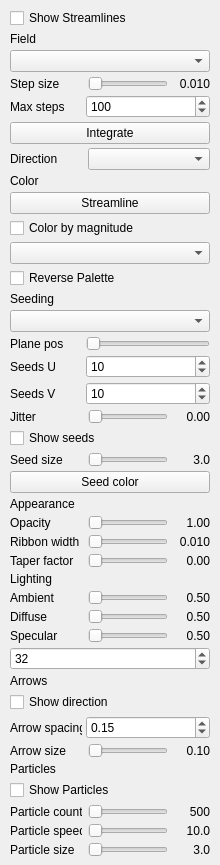
<?xml version="1.0" encoding="UTF-8"?>
<ui version="4.0">
 <class>StreamlinesPage</class>
 <widget class="QWidget" name="StreamlinesPage">
  <property name="geometry">
   <rect>
    <x>0</x>
    <y>0</y>
    <width>220</width>
    <height>400</height>
   </rect>
  </property>
  <layout class="QVBoxLayout" name="verticalLayout">
   <property name="spacing">
    <number>4</number>
   </property>
   <property name="leftMargin">
    <number>10</number>
   </property>
   <property name="topMargin">
    <number>8</number>
   </property>
   <property name="rightMargin">
    <number>10</number>
   </property>
   <property name="bottomMargin">
    <number>8</number>
   </property>
   <item>
    <widget class="QCheckBox" name="showCb">
     <property name="text">
      <string>Show Streamlines</string>
     </property>
    </widget>
   </item>
   <item>
    <widget class="QWidget" name="optionsGroup" native="true">
     <layout class="QVBoxLayout" name="optionsLayout">
      <property name="spacing">
       <number>4</number>
      </property>
      <property name="leftMargin">
       <number>0</number>
      </property>
      <property name="topMargin">
       <number>0</number>
      </property>
      <property name="rightMargin">
       <number>0</number>
      </property>
      <property name="bottomMargin">
       <number>0</number>
      </property>
      <item>
       <widget class="QLabel" name="fieldHeader">
        <property name="text">
         <string>Field</string>
        </property></widget>
      </item>
      <item>
       <widget class="QComboBox" name="streamlineCombo"/>
      </item>
      <item>
       <widget class="QWidget" name="stepSizeRow">
        <layout class="QHBoxLayout" name="stepSizeLayout">
         <property name="spacing"><number>6</number></property>
         <property name="leftMargin"><number>0</number></property>
         <property name="topMargin"><number>0</number></property>
         <property name="rightMargin"><number>0</number></property>
         <property name="bottomMargin"><number>0</number></property>
         <item>
          <widget class="QLabel" name="stepSizeLabel">
           <property name="text"><string>Step size</string></property>
           <property name="minimumSize"><size><width>72</width><height>0</height></size></property>
           <property name="maximumSize"><size><width>72</width><height>16777215</height></size></property><property name="alignment"><set>Qt::AlignLeft|Qt::AlignVCenter</set></property>
          </widget>
         </item>
         <item>
          <widget class="QSlider" name="stepSizeSlider">
           <property name="orientation"><enum>Qt::Horizontal</enum></property>
          </widget>
         </item>
         <item>
          <widget class="QLabel" name="stepSizeValue">
           <property name="text"><string>0.010</string></property>
           <property name="minimumSize"><size><width>36</width><height>0</height></size></property>
           <property name="maximumSize"><size><width>36</width><height>16777215</height></size></property><property name="alignment"><set>Qt::AlignRight|Qt::AlignVCenter</set></property>
          </widget>
         </item>
        </layout>
       </widget>
      </item>
      <item>
       <layout class="QHBoxLayout" name="maxStepsRow">
        <item>
         <widget class="QLabel" name="maxStepsLabel">
          <property name="text">
           <string>Max steps</string>
          </property>
          <property name="minimumSize">
           <size>
            <width>72</width>
            <height>0</height>
           </size>
          </property>
          <property name="maximumSize">
           <size>
            <width>72</width>
            <height>16777215</height>
           </size>
          </property><property name="alignment">
           <set>Qt::AlignLeft|Qt::AlignVCenter</set>
          </property>
         </widget>
        </item>
        <item>
         <widget class="QSpinBox" name="maxStepsSpin">
          <property name="minimum">
           <number>10</number>
          </property>
          <property name="maximum">
           <number>500</number>
          </property>
          <property name="value">
           <number>100</number>
          </property>
         </widget>
        </item>
       </layout>
      </item>
      <item>
       <widget class="QPushButton" name="integrateBtn">
        <property name="text">
         <string>Integrate</string>
        </property></widget>
      </item>
      <item>
       <widget class="QWidget" name="directionRow">
        <layout class="QHBoxLayout" name="directionLayout">
         <property name="spacing"><number>6</number></property>
         <property name="leftMargin"><number>0</number></property>
         <property name="topMargin"><number>0</number></property>
         <property name="rightMargin"><number>0</number></property>
         <property name="bottomMargin"><number>0</number></property>
         <item>
          <widget class="QLabel" name="directionLabel">
           <property name="text"><string>Direction</string></property>
           <property name="minimumSize"><size><width>72</width><height>0</height></size></property>
           <property name="maximumSize"><size><width>72</width><height>16777215</height></size></property><property name="alignment"><set>Qt::AlignLeft|Qt::AlignVCenter</set></property>
          </widget>
         </item>
         <item>
          <widget class="QComboBox" name="streamlineDirectionCombo"/>
         </item>
        </layout>
       </widget>
      </item>
      <item>
       <widget class="QLabel" name="colorHeader">
       <property name="text">
        <string>Color</string>
       </property></widget>
      </item>
      <item>
       <widget class="QPushButton" name="streamlineColorBtn">
        <property name="text">
         <string>Streamline</string>
        </property></widget>
      </item>
      <item>
       <widget class="QCheckBox" name="slUseCmapCb">
        <property name="text">
         <string>Color by magnitude</string>
        </property>
       </widget>
      </item>
      <item>
       <widget class="QComboBox" name="slCmapCombo"/>
      </item>
      <item>
       <widget class="QCheckBox" name="slRevCb">
        <property name="text">
         <string>Reverse Palette</string>
        </property>
       </widget>
      </item>
      <item>
       <widget class="QLabel" name="seedingHeader">
        <property name="text">
         <string>Seeding</string>
        </property></widget>
      </item>
      <item>
       <widget class="QComboBox" name="seedModeCombo"/>
      </item>
      <item>
       <layout class="QHBoxLayout" name="planePosRow">
        <item>
         <widget class="QLabel" name="planePosLabel">
          <property name="text">
           <string>Plane pos</string>
          </property>
          <property name="minimumSize">
           <size>
            <width>72</width>
            <height>0</height>
           </size>
          </property>
          <property name="maximumSize">
           <size>
            <width>72</width>
            <height>16777215</height>
           </size>
          </property><property name="alignment">
           <set>Qt::AlignLeft|Qt::AlignVCenter</set>
          </property>
         </widget>
        </item>
        <item>
         <widget class="QSlider" name="planePosSlider">
          <property name="orientation">
           <enum>Qt::Horizontal</enum>
          </property>
          <property name="minimum">
           <number>0</number>
          </property>
          <property name="maximum">
           <number>1000</number>
          </property>
          <property name="value">
           <number>0</number>
          </property>
         </widget>
        </item>
       </layout>
      </item>
      <item>
       <layout class="QHBoxLayout" name="seedsURow">
        <item>
         <widget class="QLabel" name="seedsULabel">
          <property name="text">
           <string>Seeds U</string>
          </property>
          <property name="minimumSize">
           <size>
            <width>72</width>
            <height>0</height>
           </size>
          </property>
          <property name="maximumSize">
           <size>
            <width>72</width>
            <height>16777215</height>
           </size>
          </property><property name="alignment">
           <set>Qt::AlignLeft|Qt::AlignVCenter</set>
          </property>
         </widget>
        </item>
        <item>
         <widget class="QSpinBox" name="seedsUSpin">
          <property name="minimum">
           <number>1</number>
          </property>
          <property name="maximum">
           <number>200</number>
          </property>
          <property name="value">
           <number>10</number>
          </property>
         </widget>
        </item>
       </layout>
      </item>
      <item>
       <layout class="QHBoxLayout" name="seedsVRow">
        <item>
         <widget class="QLabel" name="seedsVLabel">
          <property name="text">
           <string>Seeds V</string>
          </property>
          <property name="minimumSize">
           <size>
            <width>72</width>
            <height>0</height>
           </size>
          </property>
          <property name="maximumSize">
           <size>
            <width>72</width>
            <height>16777215</height>
           </size>
          </property><property name="alignment">
           <set>Qt::AlignLeft|Qt::AlignVCenter</set>
          </property>
         </widget>
        </item>
        <item>
         <widget class="QSpinBox" name="seedsVSpin">
          <property name="minimum">
           <number>1</number>
          </property>
          <property name="maximum">
           <number>200</number>
          </property>
          <property name="value">
           <number>10</number>
          </property>
         </widget>
        </item>
       </layout>
      </item>
      <item>
       <widget class="QWidget" name="jitterRow">
        <layout class="QHBoxLayout" name="jitterLayout">
         <property name="spacing"><number>6</number></property>
         <property name="leftMargin"><number>0</number></property>
         <property name="topMargin"><number>0</number></property>
         <property name="rightMargin"><number>0</number></property>
         <property name="bottomMargin"><number>0</number></property>
         <item>
          <widget class="QLabel" name="jitterLabel">
           <property name="text"><string>Jitter</string></property>
           <property name="minimumSize"><size><width>72</width><height>0</height></size></property>
           <property name="maximumSize"><size><width>72</width><height>16777215</height></size></property><property name="alignment"><set>Qt::AlignLeft|Qt::AlignVCenter</set></property>
          </widget>
         </item>
         <item>
          <widget class="QSlider" name="jitterSlider">
           <property name="orientation"><enum>Qt::Horizontal</enum></property>
          </widget>
         </item>
         <item>
          <widget class="QLabel" name="jitterValue">
           <property name="text"><string>0.00</string></property>
           <property name="minimumSize"><size><width>36</width><height>0</height></size></property>
           <property name="maximumSize"><size><width>36</width><height>16777215</height></size></property><property name="alignment"><set>Qt::AlignRight|Qt::AlignVCenter</set></property>
          </widget>
         </item>
        </layout>
       </widget>
      </item>
      <item>
       <widget class="QCheckBox" name="showSeedsCb">
        <property name="text">
         <string>Show seeds</string>
        </property>
       </widget>
      </item>
      <item>
       <widget class="QWidget" name="seedSizeRow">
        <layout class="QHBoxLayout" name="seedSizeLayout">
         <property name="spacing"><number>6</number></property>
         <property name="leftMargin"><number>0</number></property>
         <property name="topMargin"><number>0</number></property>
         <property name="rightMargin"><number>0</number></property>
         <property name="bottomMargin"><number>0</number></property>
         <item>
          <widget class="QLabel" name="seedSizeLabel">
           <property name="text"><string>Seed size</string></property>
           <property name="minimumSize"><size><width>72</width><height>0</height></size></property>
           <property name="maximumSize"><size><width>72</width><height>16777215</height></size></property><property name="alignment"><set>Qt::AlignLeft|Qt::AlignVCenter</set></property>
          </widget>
         </item>
         <item>
          <widget class="QSlider" name="seedSizeSlider">
           <property name="orientation"><enum>Qt::Horizontal</enum></property>
          </widget>
         </item>
         <item>
          <widget class="QLabel" name="seedSizeValue">
           <property name="text"><string>3.0</string></property>
           <property name="minimumSize"><size><width>36</width><height>0</height></size></property>
           <property name="maximumSize"><size><width>36</width><height>16777215</height></size></property><property name="alignment"><set>Qt::AlignRight|Qt::AlignVCenter</set></property>
          </widget>
         </item>
        </layout>
       </widget>
      </item>
      <item>
       <widget class="QPushButton" name="seedColorBtn">
        <property name="text">
         <string>Seed color</string>
        </property></widget>
      </item>
      <item>
       <widget class="QLabel" name="appearanceHeader">
        <property name="text">
         <string>Appearance</string>
        </property></widget>
      </item>
      <item>
       <widget class="QWidget" name="opacityRow">
        <layout class="QHBoxLayout" name="opacityLayout">
         <property name="spacing"><number>6</number></property>
         <property name="leftMargin"><number>0</number></property>
         <property name="topMargin"><number>0</number></property>
         <property name="rightMargin"><number>0</number></property>
         <property name="bottomMargin"><number>0</number></property>
         <item>
          <widget class="QLabel" name="opacityLabel">
           <property name="text"><string>Opacity</string></property>
           <property name="minimumSize"><size><width>72</width><height>0</height></size></property>
           <property name="maximumSize"><size><width>72</width><height>16777215</height></size></property><property name="alignment"><set>Qt::AlignLeft|Qt::AlignVCenter</set></property>
          </widget>
         </item>
         <item>
          <widget class="QSlider" name="opacitySlider">
           <property name="orientation"><enum>Qt::Horizontal</enum></property>
          </widget>
         </item>
         <item>
          <widget class="QLabel" name="opacityValue">
           <property name="text"><string>1.00</string></property>
           <property name="minimumSize"><size><width>36</width><height>0</height></size></property>
           <property name="maximumSize"><size><width>36</width><height>16777215</height></size></property><property name="alignment"><set>Qt::AlignRight|Qt::AlignVCenter</set></property>
          </widget>
         </item>
        </layout>
       </widget>
      </item>
      <item>
       <widget class="QWidget" name="ribbonWidthRow">
        <layout class="QHBoxLayout" name="ribbonWidthLayout">
         <property name="spacing"><number>6</number></property>
         <property name="leftMargin"><number>0</number></property>
         <property name="topMargin"><number>0</number></property>
         <property name="rightMargin"><number>0</number></property>
         <property name="bottomMargin"><number>0</number></property>
         <item>
          <widget class="QLabel" name="ribbonWidthLabel">
           <property name="text"><string>Ribbon width</string></property>
           <property name="minimumSize"><size><width>72</width><height>0</height></size></property>
           <property name="maximumSize"><size><width>72</width><height>16777215</height></size></property><property name="alignment"><set>Qt::AlignLeft|Qt::AlignVCenter</set></property>
          </widget>
         </item>
         <item>
          <widget class="QSlider" name="ribbonWidthSlider">
           <property name="orientation"><enum>Qt::Horizontal</enum></property>
          </widget>
         </item>
         <item>
          <widget class="QLabel" name="ribbonWidthValue">
           <property name="text"><string>0.010</string></property>
           <property name="minimumSize"><size><width>36</width><height>0</height></size></property>
           <property name="maximumSize"><size><width>36</width><height>16777215</height></size></property><property name="alignment"><set>Qt::AlignRight|Qt::AlignVCenter</set></property>
          </widget>
         </item>
        </layout>
       </widget>
      </item>
      <item>
       <widget class="QWidget" name="taperFactorRow">
        <layout class="QHBoxLayout" name="taperFactorLayout">
         <property name="spacing"><number>6</number></property>
         <property name="leftMargin"><number>0</number></property>
         <property name="topMargin"><number>0</number></property>
         <property name="rightMargin"><number>0</number></property>
         <property name="bottomMargin"><number>0</number></property>
         <item>
          <widget class="QLabel" name="taperFactorLabel">
           <property name="text"><string>Taper factor</string></property>
           <property name="minimumSize"><size><width>72</width><height>0</height></size></property>
           <property name="maximumSize"><size><width>72</width><height>16777215</height></size></property><property name="alignment"><set>Qt::AlignLeft|Qt::AlignVCenter</set></property>
          </widget>
         </item>
         <item>
          <widget class="QSlider" name="taperFactorSlider">
           <property name="orientation"><enum>Qt::Horizontal</enum></property>
          </widget>
         </item>
         <item>
          <widget class="QLabel" name="taperFactorValue">
           <property name="text"><string>0.00</string></property>
           <property name="minimumSize"><size><width>36</width><height>0</height></size></property>
           <property name="maximumSize"><size><width>36</width><height>16777215</height></size></property><property name="alignment"><set>Qt::AlignRight|Qt::AlignVCenter</set></property>
          </widget>
         </item>
        </layout>
       </widget>
      </item>
      <item>
       <widget class="QLabel" name="lightingHeader">
       <property name="text">
        <string>Lighting</string>
       </property></widget>
      </item>
      <item>
       <widget class="QWidget" name="streamlineAmbientRow">
        <layout class="QHBoxLayout" name="streamlineAmbientLayout">
         <property name="spacing"><number>6</number></property>
         <property name="leftMargin"><number>0</number></property>
         <property name="topMargin"><number>0</number></property>
         <property name="rightMargin"><number>0</number></property>
         <property name="bottomMargin"><number>0</number></property>
         <item>
          <widget class="QLabel" name="streamlineAmbientLabel">
           <property name="text"><string>Ambient</string></property>
           <property name="minimumSize"><size><width>72</width><height>0</height></size></property>
           <property name="maximumSize"><size><width>72</width><height>16777215</height></size></property><property name="alignment"><set>Qt::AlignLeft|Qt::AlignVCenter</set></property>
          </widget>
         </item>
         <item>
          <widget class="QSlider" name="streamlineAmbientSlider">
           <property name="orientation"><enum>Qt::Horizontal</enum></property>
          </widget>
         </item>
         <item>
          <widget class="QLabel" name="streamlineAmbientValue">
           <property name="text"><string>0.50</string></property>
           <property name="minimumSize"><size><width>36</width><height>0</height></size></property>
           <property name="maximumSize"><size><width>36</width><height>16777215</height></size></property><property name="alignment"><set>Qt::AlignRight|Qt::AlignVCenter</set></property>
          </widget>
         </item>
        </layout>
       </widget>
      </item>
      <item>
       <widget class="QWidget" name="streamlineDiffuseRow">
        <layout class="QHBoxLayout" name="streamlineDiffuseLayout">
         <property name="spacing"><number>6</number></property>
         <property name="leftMargin"><number>0</number></property>
         <property name="topMargin"><number>0</number></property>
         <property name="rightMargin"><number>0</number></property>
         <property name="bottomMargin"><number>0</number></property>
         <item>
          <widget class="QLabel" name="streamlineDiffuseLabel">
           <property name="text"><string>Diffuse</string></property>
           <property name="minimumSize"><size><width>72</width><height>0</height></size></property>
           <property name="maximumSize"><size><width>72</width><height>16777215</height></size></property><property name="alignment"><set>Qt::AlignLeft|Qt::AlignVCenter</set></property>
          </widget>
         </item>
         <item>
          <widget class="QSlider" name="streamlineDiffuseSlider">
           <property name="orientation"><enum>Qt::Horizontal</enum></property>
          </widget>
         </item>
         <item>
          <widget class="QLabel" name="streamlineDiffuseValue">
           <property name="text"><string>0.50</string></property>
           <property name="minimumSize"><size><width>36</width><height>0</height></size></property>
           <property name="maximumSize"><size><width>36</width><height>16777215</height></size></property><property name="alignment"><set>Qt::AlignRight|Qt::AlignVCenter</set></property>
          </widget>
         </item>
        </layout>
       </widget>
      </item>
      <item>
       <widget class="QWidget" name="streamlineSpecularRow">
        <layout class="QHBoxLayout" name="streamlineSpecularLayout">
         <property name="spacing"><number>6</number></property>
         <property name="leftMargin"><number>0</number></property>
         <property name="topMargin"><number>0</number></property>
         <property name="rightMargin"><number>0</number></property>
         <property name="bottomMargin"><number>0</number></property>
         <item>
          <widget class="QLabel" name="streamlineSpecularLabel">
           <property name="text"><string>Specular</string></property>
           <property name="minimumSize"><size><width>72</width><height>0</height></size></property>
           <property name="maximumSize"><size><width>72</width><height>16777215</height></size></property><property name="alignment"><set>Qt::AlignLeft|Qt::AlignVCenter</set></property>
          </widget>
         </item>
         <item>
          <widget class="QSlider" name="streamlineSpecularSlider">
           <property name="orientation"><enum>Qt::Horizontal</enum></property>
          </widget>
         </item>
         <item>
          <widget class="QLabel" name="streamlineSpecularValue">
           <property name="text"><string>0.50</string></property>
           <property name="minimumSize"><size><width>36</width><height>0</height></size></property>
           <property name="maximumSize"><size><width>36</width><height>16777215</height></size></property><property name="alignment"><set>Qt::AlignRight|Qt::AlignVCenter</set></property>
          </widget>
         </item>
        </layout>
       </widget>
      </item>
      <item>
       <widget class="QSpinBox" name="specPowerSpin">
        <property name="minimum">
         <number>2</number>
        </property>
        <property name="maximum">
         <number>128</number>
        </property>
        <property name="value">
         <number>32</number>
        </property>
       </widget>
      </item>
      <item>
       <widget class="QLabel" name="arrowsHeader">
        <property name="text">
         <string>Arrows</string>
        </property></widget>
      </item>
      <item>
       <widget class="QCheckBox" name="arrowsCb">
        <property name="text">
         <string>Show direction</string>
        </property>
       </widget>
      </item>
      <item>
       <layout class="QHBoxLayout" name="arrowSpacingRow">
        <item>
         <widget class="QLabel" name="arrowSpacingLabel">
          <property name="text">
           <string>Arrow spacing</string>
          </property>
          <property name="minimumSize">
           <size>
            <width>72</width>
            <height>0</height>
           </size>
          </property>
          <property name="maximumSize">
           <size>
            <width>72</width>
            <height>16777215</height>
           </size>
          </property><property name="alignment">
           <set>Qt::AlignLeft|Qt::AlignVCenter</set>
          </property>
         </widget>
        </item>
        <item>
         <widget class="QDoubleSpinBox" name="arrowSpacingSpin">
          <property name="toolTip">
           <string>Distance between direction arrows as a fraction of the dataset extent</string>
          </property>
          <property name="decimals">
           <number>2</number>
          </property>
          <property name="minimum">
           <double>0.020000000000000</double>
          </property>
          <property name="maximum">
           <double>0.500000000000000</double>
          </property>
          <property name="singleStep">
           <double>0.010000000000000</double>
          </property>
          <property name="value">
           <double>0.150000000000000</double>
          </property>
         </widget>
        </item>
       </layout>
      </item>
      <item>
       <widget class="QWidget" name="arrowSizeRow">
        <layout class="QHBoxLayout" name="arrowSizeLayout">
         <property name="spacing"><number>6</number></property>
         <property name="leftMargin"><number>0</number></property>
         <property name="topMargin"><number>0</number></property>
         <property name="rightMargin"><number>0</number></property>
         <property name="bottomMargin"><number>0</number></property>
         <item>
          <widget class="QLabel" name="arrowSizeLabel">
           <property name="text"><string>Arrow size</string></property>
           <property name="minimumSize"><size><width>72</width><height>0</height></size></property>
           <property name="maximumSize"><size><width>72</width><height>16777215</height></size></property><property name="alignment"><set>Qt::AlignLeft|Qt::AlignVCenter</set></property>
          </widget>
         </item>
         <item>
          <widget class="QSlider" name="arrowSizeSlider">
           <property name="orientation"><enum>Qt::Horizontal</enum></property>
          </widget>
         </item>
         <item>
          <widget class="QLabel" name="arrowSizeValue">
           <property name="text"><string>0.10</string></property>
           <property name="minimumSize"><size><width>36</width><height>0</height></size></property>
           <property name="maximumSize"><size><width>36</width><height>16777215</height></size></property><property name="alignment"><set>Qt::AlignRight|Qt::AlignVCenter</set></property>
          </widget>
         </item>
        </layout>
       </widget>
      </item>
      <item>
       <widget class="QLabel" name="particlesHeader">
        <property name="text">
         <string>Particles</string>
        </property></widget>
      </item>
      <item>
       <widget class="QCheckBox" name="particlesCb">
        <property name="text">
         <string>Show Particles</string>
        </property>
       </widget>
      </item>
      <item>
       <widget class="QWidget" name="particleCountRow">
        <layout class="QHBoxLayout" name="particleCountLayout">
         <property name="spacing"><number>6</number></property>
         <property name="leftMargin"><number>0</number></property>
         <property name="topMargin"><number>0</number></property>
         <property name="rightMargin"><number>0</number></property>
         <property name="bottomMargin"><number>0</number></property>
         <item>
          <widget class="QLabel" name="particleCountLabel">
           <property name="text"><string>Particle count</string></property>
           <property name="minimumSize"><size><width>72</width><height>0</height></size></property>
           <property name="maximumSize"><size><width>72</width><height>16777215</height></size></property><property name="alignment"><set>Qt::AlignLeft|Qt::AlignVCenter</set></property>
          </widget>
         </item>
         <item>
          <widget class="QSlider" name="particleCountSlider">
           <property name="orientation"><enum>Qt::Horizontal</enum></property>
          </widget>
         </item>
         <item>
          <widget class="QLabel" name="particleCountValue">
           <property name="text"><string>500</string></property>
           <property name="minimumSize"><size><width>36</width><height>0</height></size></property>
           <property name="maximumSize"><size><width>36</width><height>16777215</height></size></property><property name="alignment"><set>Qt::AlignRight|Qt::AlignVCenter</set></property>
          </widget>
         </item>
        </layout>
       </widget>
      </item>
      <item>
       <widget class="QWidget" name="particleSpeedRow">
        <layout class="QHBoxLayout" name="particleSpeedLayout">
         <property name="spacing"><number>6</number></property>
         <property name="leftMargin"><number>0</number></property>
         <property name="topMargin"><number>0</number></property>
         <property name="rightMargin"><number>0</number></property>
         <property name="bottomMargin"><number>0</number></property>
         <item>
          <widget class="QLabel" name="particleSpeedLabel">
           <property name="text"><string>Particle speed</string></property>
           <property name="minimumSize"><size><width>72</width><height>0</height></size></property>
           <property name="maximumSize"><size><width>72</width><height>16777215</height></size></property><property name="alignment"><set>Qt::AlignLeft|Qt::AlignVCenter</set></property>
          </widget>
         </item>
         <item>
          <widget class="QSlider" name="particleSpeedSlider">
           <property name="orientation"><enum>Qt::Horizontal</enum></property>
          </widget>
         </item>
         <item>
          <widget class="QLabel" name="particleSpeedValue">
           <property name="text"><string>10.0</string></property>
           <property name="minimumSize"><size><width>36</width><height>0</height></size></property>
           <property name="maximumSize"><size><width>36</width><height>16777215</height></size></property><property name="alignment"><set>Qt::AlignRight|Qt::AlignVCenter</set></property>
          </widget>
         </item>
        </layout>
       </widget>
      </item>
      <item>
       <widget class="QWidget" name="particleSizeRow">
        <layout class="QHBoxLayout" name="particleSizeLayout">
         <property name="spacing"><number>6</number></property>
         <property name="leftMargin"><number>0</number></property>
         <property name="topMargin"><number>0</number></property>
         <property name="rightMargin"><number>0</number></property>
         <property name="bottomMargin"><number>0</number></property>
         <item>
          <widget class="QLabel" name="particleSizeLabel">
           <property name="text"><string>Particle size</string></property>
           <property name="minimumSize"><size><width>72</width><height>0</height></size></property>
           <property name="maximumSize"><size><width>72</width><height>16777215</height></size></property><property name="alignment"><set>Qt::AlignLeft|Qt::AlignVCenter</set></property>
          </widget>
         </item>
         <item>
          <widget class="QSlider" name="particleSizeSlider">
           <property name="orientation"><enum>Qt::Horizontal</enum></property>
          </widget>
         </item>
         <item>
          <widget class="QLabel" name="particleSizeValue">
           <property name="text"><string>3.0</string></property>
           <property name="minimumSize"><size><width>36</width><height>0</height></size></property>
           <property name="maximumSize"><size><width>36</width><height>16777215</height></size></property><property name="alignment"><set>Qt::AlignRight|Qt::AlignVCenter</set></property>
          </widget>
         </item>
        </layout>
       </widget>
      </item>
     </layout>
    </widget>
   </item>
  </layout>
 </widget>
 <resources/>
 <connections/>
</ui>
